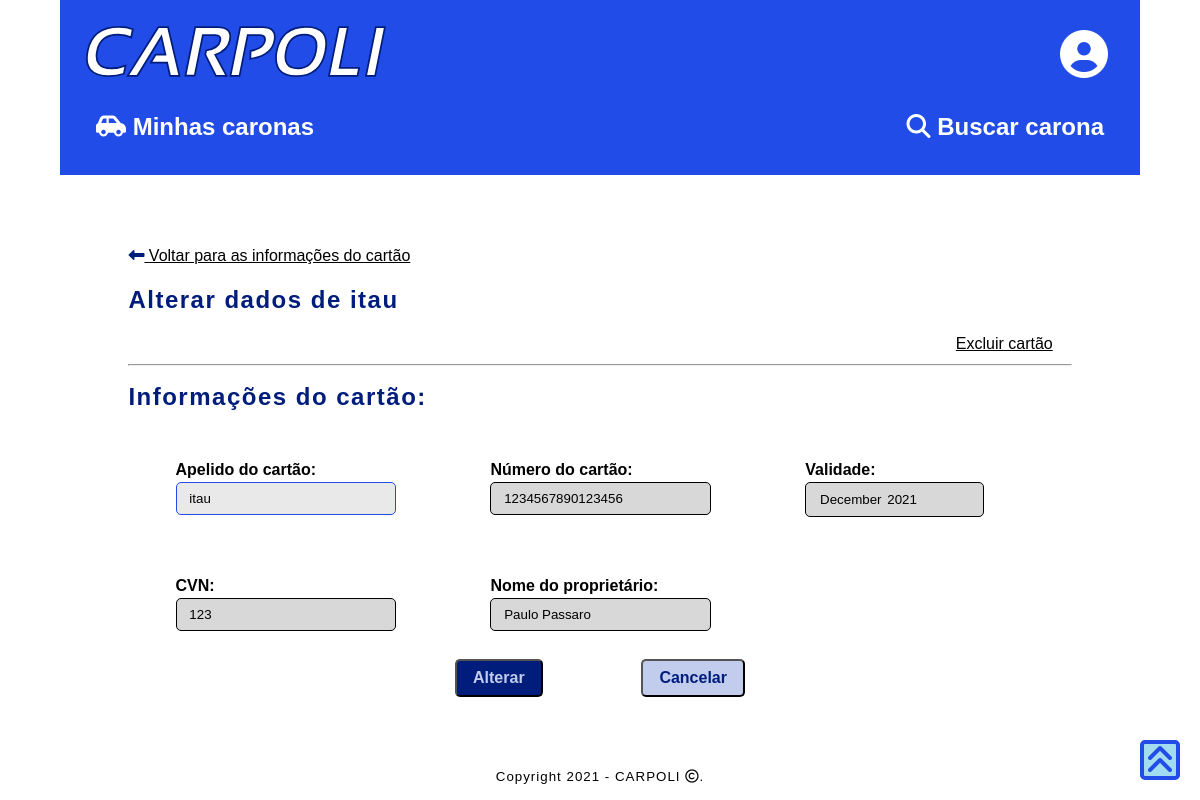
The page /pagamento/passageiro/alterar/8 (signed in) on the database its author committed.
### caronas/models.py (models this page shows, shortened)
class Cartao_Passageiro(models.Model):
    id_passageiro = models.ForeignKey(Profile, on_delete=models.CASCADE)
    numero_cart = models.CharField(max_length=16)
    validade_cart = models.CharField(max_length=7)
    cvn_cart = models.CharField(max_length=3)
    nome_cart = models.CharField(max_length=255)
    apelido_cart = models.CharField(max_length=30, null=True, blank=True)

### accounts/views.py (the view)
# urls.py: path('pagamento/passageiro/alterar/<int:cart_id>', views.cart_update, name='cart_update'),
@login_required
def cart_update(request, cart_id):
    if request.user.profile.is_passageiro==False:
        return HttpResponseRedirect(reverse('sem_acesso'))
    try:
        del request.session['update_cart']
    except KeyError:
        pass
    cart=get_object_or_404(Cartao_Passageiro,id_passageiro=Profile.objects.get(user=request.user),id=cart_id)
    if request.method == 'POST':
        apelido_cart=request.POST['apelido_cart']
        request.session['update_cart'] = [apelido_cart]
        return HttpResponseRedirect(reverse('cart_update_confirma',args=(cart_id, )))
    context = {'cart': cart}
    return render(request, 'accounts/cart_update.html', context)

### accounts/templates/accounts/cart_update.html (shortened to what this page needs)
{% extends 'base_passageiro.html' %}
{% block content %}
<div class="div_main">
    <a href="{% url 'cart_detail' cart.id%}">
        <i class="fas fa-long-arrow-alt-left"></i>
        Voltar para as informações do cartão
    </a>
    <p><h2>Alterar dados de {{cart.apelido_cart}}</h2></p>
    <div class="div_container_rev">
        <div class="div_subcont_mini">
            <a href="{% url 'cart_delete' cart.id%}">
                Excluir cartão
            </a>
        </div>
    </div>
    <hr>
    <h2>Informações do cartão:</h2>
    <form action="{% url 'cart_update' cart.id %}" method="post">
        <div class="div_container">
            <div class="div_subcont">
                <b> Apelido do cartão: </b>
                <br>
                <input type="text" value="{{cart.apelido_cart}}" name="apelido_cart" maxlength=50/>
            </div>
            <div class="div_subcont">
                <b> Número do cartão: </b>
                <br>
                <input type="text" value="{{cart.numero_cart}}" disabled/>
            </div>
            <div class="div_subcont">
                <b> Validade: </b>
                <br>
                <input type="month" value="{{cart.validade_cart}}" disabled/>
            </div>
            <div class="div_subcont">
                <b> CVN: </b>
                <br>
                <input type="text" value="{{cart.cvn_cart}}" disabled/>
            </div>
            <div class="div_subcont">
                <b> Nome do proprietário: </b>
                <br>
                <input type="text" value="{{cart.nome_cart}}" disabled/>
            </div>
        </div>
        <center>
            <button type="submit">Alterar</button>
            <a  href="{% url 'cart_detail' cart.id %}"><button type="button" id="btn_secundario">Cancelar</button></a>
        </center>
    </form>
</div>
{% endblock content %}

### static/style.css (style rules this page uses)
:root { --primary-color: #000000; --secondary-color: #001d7c; --terciary-color: #A2DCEE; --primary-background: #ffffff; --secondary-background: #214CE7; --terciary-background: #C2CCED; font-size: 16px; line-height: 1.5em; }
* { font-family:'Trebuchet MS', 'Lucida Sans Unicode', 'Lucida Grande', 'Lucida Sans', Arial, sans-serif; color: var(--primary-color); box-sizing: border-box; }
.div_main { padding: 5%; }
.div_container_rev { max-width: 100%; display: flex; flex-direction: row; flex-wrap: wrap; justify-content: flex-end; }
.div_container { max-width: 100%; display: flex; flex-direction: row; flex-wrap: wrap; }
.div_subcont { min-width:min-content; padding-left: 2%; padding-right: 2%; justify-content: center; margin: 3%; }
.div_subcont_mini { min-width:min-content; padding-left: 2%; padding-right: 2%; justify-content: center; }
html { background-color: var(--primary-background); height: 100%; scroll-behavior: smooth; }
body { background-color: var(--primary-background); display: flex; flex-direction: column; padding: 0; margin:0; border:0; }
h1, h2, h3 { color: var(--secondary-color); letter-spacing: 1.5px; text-align: left; }
input, textarea, select { display: block; width: 100%; max-width: 500px; border: 1px solid var(--secondary-background); border-radius: 5px; background-color: rgba(200, 200, 200, .4); margin-right: 1rem; padding: 0.5rem 0.8rem; }
input[disabled], select[disabled] { display: block; width: 100%; max-width: 500px; border: 1px solid black; border-radius: 5px; background-color: rgba(200, 200, 200, .7); margin-right: 1rem; padding: 0.5rem 0.8rem; color:black; }
button { background-color: var(--secondary-color); color: var(--terciary-background); border-radius: 5px; font-size: medium; font-weight: bold; padding: 0.5rem 1rem; }
#btn_secundario { background-color: var(--terciary-background); color: var(--secondary-color); margin-left: 10%; }
.fas { color: var(--secondary-color); }

### rows shown on the page
Cartao_Passageiro: apelido_cart "itau", numero_cart "1234567890123456", validade_cart "2021-12", cvn_cart "123", nome_cart "Paulo Passaro"
